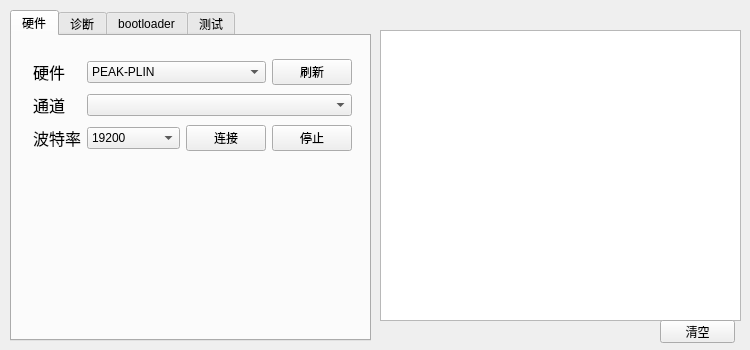
<?xml version="1.0" encoding="UTF-8"?>
<ui version="4.0">
 <class>PLinBootloaderClass</class>
 <widget class="QMainWindow" name="PLinBootloaderClass">
  <property name="geometry">
   <rect>
    <x>0</x>
    <y>0</y>
    <width>750</width>
    <height>350</height>
   </rect>
  </property>
  <property name="sizePolicy">
   <sizepolicy hsizetype="Fixed" vsizetype="Fixed">
    <horstretch>0</horstretch>
    <verstretch>0</verstretch>
   </sizepolicy>
  </property>
  <property name="minimumSize">
   <size>
    <width>750</width>
    <height>350</height>
   </size>
  </property>
  <property name="maximumSize">
   <size>
    <width>750</width>
    <height>350</height>
   </size>
  </property>
  <property name="windowTitle">
   <string>PLinBootloader</string>
  </property>
  <property name="windowIcon">
   <iconset>
    <normaloff>E:/文档/其它文档/image/201820323009650610.png</normaloff>E:/文档/其它文档/image/201820323009650610.png</iconset>
  </property>
  <widget class="QWidget" name="centralWidget">
   <widget class="QTabWidget" name="tabWidget">
    <property name="enabled">
     <bool>true</bool>
    </property>
    <property name="geometry">
     <rect>
      <x>10</x>
      <y>10</y>
      <width>361</width>
      <height>331</height>
     </rect>
    </property>
    <property name="currentIndex">
     <number>0</number>
    </property>
    <property name="tabBarAutoHide">
     <bool>false</bool>
    </property>
    <widget class="QWidget" name="tab">
     <attribute name="title">
      <string>硬件</string>
     </attribute>
     <widget class="QWidget" name="layoutWidget">
      <property name="geometry">
       <rect>
        <x>10</x>
        <y>10</y>
        <width>341</width>
        <height>121</height>
       </rect>
      </property>
      <layout class="QGridLayout" name="gridLayout">
       <item row="0" column="0">
        <widget class="QLabel" name="label">
         <property name="sizePolicy">
          <sizepolicy hsizetype="Preferred" vsizetype="Preferred">
           <horstretch>0</horstretch>
           <verstretch>0</verstretch>
          </sizepolicy>
         </property>
         <property name="font">
          <font>
           <family>微软雅黑</family>
           <pointsize>12</pointsize>
           <weight>50</weight>
           <bold>false</bold>
          </font>
         </property>
         <property name="text">
          <string>硬件</string>
         </property>
        </widget>
       </item>
       <item row="0" column="1" colspan="3">
        <widget class="QComboBox" name="cbbSelectHW">
         <item>
          <property name="text">
           <string>PEAK-PLIN</string>
          </property>
         </item>
        </widget>
       </item>
       <item row="0" column="4">
        <widget class="QPushButton" name="btnFresh">
         <property name="text">
          <string>刷新</string>
         </property>
        </widget>
       </item>
       <item row="1" column="0">
        <widget class="QLabel" name="label_2">
         <property name="sizePolicy">
          <sizepolicy hsizetype="Preferred" vsizetype="Preferred">
           <horstretch>0</horstretch>
           <verstretch>0</verstretch>
          </sizepolicy>
         </property>
         <property name="font">
          <font>
           <family>微软雅黑</family>
           <pointsize>12</pointsize>
           <weight>50</weight>
           <bold>false</bold>
          </font>
         </property>
         <property name="text">
          <string>通道</string>
         </property>
        </widget>
       </item>
       <item row="2" column="0">
        <widget class="QLabel" name="label_3">
         <property name="sizePolicy">
          <sizepolicy hsizetype="Preferred" vsizetype="Preferred">
           <horstretch>0</horstretch>
           <verstretch>0</verstretch>
          </sizepolicy>
         </property>
         <property name="font">
          <font>
           <family>微软雅黑</family>
           <pointsize>12</pointsize>
           <weight>50</weight>
           <bold>false</bold>
          </font>
         </property>
         <property name="text">
          <string>波特率</string>
         </property>
        </widget>
       </item>
       <item row="1" column="1" colspan="4">
        <widget class="QComboBox" name="cbbSelectChenal"/>
       </item>
       <item row="2" column="1" colspan="2">
        <widget class="QComboBox" name="cbbSelectBaudrate">
         <item>
          <property name="text">
           <string>19200</string>
          </property>
         </item>
        </widget>
       </item>
       <item row="2" column="3">
        <widget class="QPushButton" name="btnConnect">
         <property name="text">
          <string>连接</string>
         </property>
        </widget>
       </item>
       <item row="2" column="4">
        <widget class="QPushButton" name="btnStop">
         <property name="text">
          <string>停止</string>
         </property>
        </widget>
       </item>
      </layout>
     </widget>
    </widget>
    <widget class="QWidget" name="tab_2">
     <attribute name="title">
      <string>诊断</string>
     </attribute>
     <widget class="QPushButton" name="btn_BootMode">
      <property name="geometry">
       <rect>
        <x>100</x>
        <y>230</y>
        <width>75</width>
        <height>23</height>
       </rect>
      </property>
      <property name="text">
       <string>BootMode</string>
      </property>
     </widget>
     <widget class="QPushButton" name="btn_AppMode">
      <property name="geometry">
       <rect>
        <x>10</x>
        <y>230</y>
        <width>75</width>
        <height>23</height>
       </rect>
      </property>
      <property name="text">
       <string>AppMode</string>
      </property>
     </widget>
     <widget class="QPushButton" name="bnt_Unlock">
      <property name="geometry">
       <rect>
        <x>190</x>
        <y>230</y>
        <width>75</width>
        <height>23</height>
       </rect>
      </property>
      <property name="text">
       <string>解锁</string>
      </property>
     </widget>
     <widget class="QWidget" name="layoutWidget">
      <property name="geometry">
       <rect>
        <x>10</x>
        <y>10</y>
        <width>331</width>
        <height>197</height>
       </rect>
      </property>
      <layout class="QGridLayout" name="gridLayout_3" columnstretch="2,5">
       <property name="horizontalSpacing">
        <number>20</number>
       </property>
       <property name="verticalSpacing">
        <number>10</number>
       </property>
       <item row="0" column="0">
        <widget class="QPushButton" name="btnDID_ReadSW">
         <property name="text">
          <string>软件版本号</string>
         </property>
        </widget>
       </item>
       <item row="2" column="0">
        <widget class="QPushButton" name="btnDID_ReadBoot">
         <property name="text">
          <string>Boot版本号</string>
         </property>
        </widget>
       </item>
       <item row="1" column="0">
        <widget class="QPushButton" name="btnDID_ReadHW">
         <property name="text">
          <string>硬件版本号</string>
         </property>
        </widget>
       </item>
       <item row="1" column="1">
        <widget class="QLabel" name="lbl_DIDHW">
         <property name="sizePolicy">
          <sizepolicy hsizetype="Preferred" vsizetype="Preferred">
           <horstretch>0</horstretch>
           <verstretch>0</verstretch>
          </sizepolicy>
         </property>
         <property name="font">
          <font>
           <family>微软雅黑</family>
           <pointsize>12</pointsize>
           <weight>50</weight>
           <bold>false</bold>
          </font>
         </property>
         <property name="frameShape">
          <enum>QFrame::StyledPanel</enum>
         </property>
         <property name="text">
          <string/>
         </property>
        </widget>
       </item>
       <item row="3" column="1">
        <widget class="QLabel" name="lbl_DIDPART">
         <property name="sizePolicy">
          <sizepolicy hsizetype="Preferred" vsizetype="Preferred">
           <horstretch>0</horstretch>
           <verstretch>0</verstretch>
          </sizepolicy>
         </property>
         <property name="font">
          <font>
           <family>微软雅黑</family>
           <pointsize>12</pointsize>
           <weight>50</weight>
           <bold>false</bold>
          </font>
         </property>
         <property name="frameShape">
          <enum>QFrame::StyledPanel</enum>
         </property>
         <property name="text">
          <string/>
         </property>
        </widget>
       </item>
       <item row="0" column="1">
        <widget class="QLabel" name="lbl_DIDSW">
         <property name="sizePolicy">
          <sizepolicy hsizetype="Preferred" vsizetype="Preferred">
           <horstretch>0</horstretch>
           <verstretch>0</verstretch>
          </sizepolicy>
         </property>
         <property name="font">
          <font>
           <family>微软雅黑</family>
           <pointsize>12</pointsize>
           <weight>50</weight>
           <bold>false</bold>
          </font>
         </property>
         <property name="styleSheet">
          <string notr="true">border-color: rgb(111, 111, 111);</string>
         </property>
         <property name="frameShape">
          <enum>QFrame::StyledPanel</enum>
         </property>
         <property name="frameShadow">
          <enum>QFrame::Plain</enum>
         </property>
         <property name="text">
          <string/>
         </property>
        </widget>
       </item>
       <item row="2" column="1">
        <widget class="QLabel" name="lbl_DIDBOOT">
         <property name="sizePolicy">
          <sizepolicy hsizetype="Preferred" vsizetype="Preferred">
           <horstretch>0</horstretch>
           <verstretch>0</verstretch>
          </sizepolicy>
         </property>
         <property name="font">
          <font>
           <family>微软雅黑</family>
           <pointsize>12</pointsize>
           <weight>50</weight>
           <bold>false</bold>
          </font>
         </property>
         <property name="frameShape">
          <enum>QFrame::StyledPanel</enum>
         </property>
         <property name="text">
          <string/>
         </property>
        </widget>
       </item>
       <item row="4" column="0">
        <widget class="QPushButton" name="btnDID_ReadModel">
         <property name="text">
          <string>型号</string>
         </property>
        </widget>
       </item>
       <item row="3" column="0">
        <widget class="QPushButton" name="btnDID_ReadPartnum">
         <property name="text">
          <string>客户件号</string>
         </property>
        </widget>
       </item>
       <item row="4" column="1">
        <widget class="QLabel" name="lbl_DIDMODEL">
         <property name="sizePolicy">
          <sizepolicy hsizetype="Preferred" vsizetype="Preferred">
           <horstretch>0</horstretch>
           <verstretch>0</verstretch>
          </sizepolicy>
         </property>
         <property name="font">
          <font>
           <family>微软雅黑</family>
           <pointsize>12</pointsize>
           <weight>50</weight>
           <bold>false</bold>
          </font>
         </property>
         <property name="frameShape">
          <enum>QFrame::StyledPanel</enum>
         </property>
         <property name="text">
          <string/>
         </property>
        </widget>
       </item>
      </layout>
     </widget>
    </widget>
    <widget class="QWidget" name="tab_3">
     <attribute name="title">
      <string>bootloader</string>
     </attribute>
     <widget class="QLineEdit" name="line_fileaddress">
      <property name="geometry">
       <rect>
        <x>10</x>
        <y>40</y>
        <width>331</width>
        <height>20</height>
       </rect>
      </property>
     </widget>
     <widget class="QLabel" name="lbl_lable_5">
      <property name="geometry">
       <rect>
        <x>10</x>
        <y>10</y>
        <width>171</width>
        <height>21</height>
       </rect>
      </property>
      <property name="sizePolicy">
       <sizepolicy hsizetype="Preferred" vsizetype="Preferred">
        <horstretch>0</horstretch>
        <verstretch>0</verstretch>
       </sizepolicy>
      </property>
      <property name="font">
       <font>
        <family>微软雅黑</family>
        <pointsize>12</pointsize>
        <weight>50</weight>
        <bold>false</bold>
       </font>
      </property>
      <property name="text">
       <string>选择app文件</string>
      </property>
     </widget>
     <widget class="QPushButton" name="btnSelectAppFile">
      <property name="geometry">
       <rect>
        <x>250</x>
        <y>10</y>
        <width>75</width>
        <height>23</height>
       </rect>
      </property>
      <property name="text">
       <string>...</string>
      </property>
     </widget>
     <widget class="QPushButton" name="btnOneKeyBoot">
      <property name="geometry">
       <rect>
        <x>80</x>
        <y>270</y>
        <width>191</width>
        <height>23</height>
       </rect>
      </property>
      <property name="text">
       <string>一键bootloader</string>
      </property>
     </widget>
     <widget class="QWidget" name="layoutWidget">
      <property name="geometry">
       <rect>
        <x>20</x>
        <y>70</y>
        <width>311</width>
        <height>131</height>
       </rect>
      </property>
      <layout class="QGridLayout" name="gridLayout_2">
       <item row="0" column="1">
        <widget class="QLabel" name="lbl_DIDSW_2">
         <property name="sizePolicy">
          <sizepolicy hsizetype="Preferred" vsizetype="Preferred">
           <horstretch>0</horstretch>
           <verstretch>0</verstretch>
          </sizepolicy>
         </property>
         <property name="font">
          <font>
           <family>微软雅黑</family>
           <pointsize>12</pointsize>
           <weight>50</weight>
           <bold>false</bold>
          </font>
         </property>
         <property name="frameShape">
          <enum>QFrame::StyledPanel</enum>
         </property>
         <property name="text">
          <string/>
         </property>
        </widget>
       </item>
       <item row="2" column="1">
        <widget class="QLabel" name="lbl_DIDBOOT_2">
         <property name="sizePolicy">
          <sizepolicy hsizetype="Preferred" vsizetype="Preferred">
           <horstretch>0</horstretch>
           <verstretch>0</verstretch>
          </sizepolicy>
         </property>
         <property name="font">
          <font>
           <family>微软雅黑</family>
           <pointsize>12</pointsize>
           <weight>50</weight>
           <bold>false</bold>
          </font>
         </property>
         <property name="frameShape">
          <enum>QFrame::StyledPanel</enum>
         </property>
         <property name="text">
          <string/>
         </property>
        </widget>
       </item>
       <item row="2" column="0">
        <widget class="QLabel" name="lbl_lable_3">
         <property name="sizePolicy">
          <sizepolicy hsizetype="Preferred" vsizetype="Preferred">
           <horstretch>0</horstretch>
           <verstretch>0</verstretch>
          </sizepolicy>
         </property>
         <property name="font">
          <font>
           <family>微软雅黑</family>
           <pointsize>12</pointsize>
           <weight>50</weight>
           <bold>false</bold>
          </font>
         </property>
         <property name="text">
          <string>boot版本号</string>
         </property>
        </widget>
       </item>
       <item row="1" column="0">
        <widget class="QLabel" name="lbl_lable_2">
         <property name="sizePolicy">
          <sizepolicy hsizetype="Preferred" vsizetype="Preferred">
           <horstretch>0</horstretch>
           <verstretch>0</verstretch>
          </sizepolicy>
         </property>
         <property name="font">
          <font>
           <family>微软雅黑</family>
           <pointsize>12</pointsize>
           <weight>50</weight>
           <bold>false</bold>
          </font>
         </property>
         <property name="text">
          <string>硬件版本号</string>
         </property>
        </widget>
       </item>
       <item row="1" column="1">
        <widget class="QLabel" name="lbl_DIDHW_2">
         <property name="sizePolicy">
          <sizepolicy hsizetype="Preferred" vsizetype="Preferred">
           <horstretch>0</horstretch>
           <verstretch>0</verstretch>
          </sizepolicy>
         </property>
         <property name="font">
          <font>
           <family>微软雅黑</family>
           <pointsize>12</pointsize>
           <weight>50</weight>
           <bold>false</bold>
          </font>
         </property>
         <property name="frameShape">
          <enum>QFrame::StyledPanel</enum>
         </property>
         <property name="text">
          <string/>
         </property>
        </widget>
       </item>
       <item row="3" column="0">
        <widget class="QLabel" name="lbl_lable_4">
         <property name="sizePolicy">
          <sizepolicy hsizetype="Preferred" vsizetype="Preferred">
           <horstretch>0</horstretch>
           <verstretch>0</verstretch>
          </sizepolicy>
         </property>
         <property name="font">
          <font>
           <family>微软雅黑</family>
           <pointsize>12</pointsize>
           <weight>50</weight>
           <bold>false</bold>
          </font>
         </property>
         <property name="text">
          <string>更新后软件版本号</string>
         </property>
        </widget>
       </item>
       <item row="0" column="0">
        <widget class="QLabel" name="lbl_lable_1">
         <property name="sizePolicy">
          <sizepolicy hsizetype="Preferred" vsizetype="Preferred">
           <horstretch>0</horstretch>
           <verstretch>0</verstretch>
          </sizepolicy>
         </property>
         <property name="font">
          <font>
           <family>微软雅黑</family>
           <pointsize>12</pointsize>
           <weight>50</weight>
           <bold>false</bold>
          </font>
         </property>
         <property name="text">
          <string>软件版本号</string>
         </property>
        </widget>
       </item>
       <item row="3" column="1">
        <widget class="QLabel" name="lbl_DIDSW_3">
         <property name="sizePolicy">
          <sizepolicy hsizetype="Preferred" vsizetype="Preferred">
           <horstretch>0</horstretch>
           <verstretch>0</verstretch>
          </sizepolicy>
         </property>
         <property name="font">
          <font>
           <family>微软雅黑</family>
           <pointsize>12</pointsize>
           <weight>50</weight>
           <bold>false</bold>
          </font>
         </property>
         <property name="frameShape">
          <enum>QFrame::StyledPanel</enum>
         </property>
         <property name="text">
          <string/>
         </property>
        </widget>
       </item>
      </layout>
     </widget>
     <widget class="QProgressBar" name="progressBar">
      <property name="geometry">
       <rect>
        <x>20</x>
        <y>220</y>
        <width>311</width>
        <height>23</height>
       </rect>
      </property>
      <property name="value">
       <number>0</number>
      </property>
     </widget>
    </widget>
    <widget class="QWidget" name="tab_4">
     <attribute name="title">
      <string>测试</string>
     </attribute>
     <widget class="QLabel" name="label_6">
      <property name="geometry">
       <rect>
        <x>30</x>
        <y>30</y>
        <width>31</width>
        <height>21</height>
       </rect>
      </property>
      <property name="text">
       <string>遍历</string>
      </property>
     </widget>
     <widget class="QWidget" name="layoutWidget">
      <property name="geometry">
       <rect>
        <x>80</x>
        <y>30</y>
        <width>261</width>
        <height>25</height>
       </rect>
      </property>
      <layout class="QHBoxLayout" name="horizontalLayout">
       <item>
        <widget class="QLabel" name="label_4">
         <property name="text">
          <string>从</string>
         </property>
        </widget>
       </item>
       <item>
        <widget class="QLineEdit" name="lineID1">
         <property name="text">
          <string/>
         </property>
        </widget>
       </item>
       <item>
        <widget class="QLabel" name="label_5">
         <property name="text">
          <string>到</string>
         </property>
        </widget>
       </item>
       <item>
        <widget class="QLineEdit" name="lineID2"/>
       </item>
       <item>
        <widget class="QPushButton" name="btnErgodic">
         <property name="text">
          <string>遍历</string>
         </property>
        </widget>
       </item>
      </layout>
     </widget>
    </widget>
   </widget>
   <widget class="QTextBrowser" name="textBrowser">
    <property name="geometry">
     <rect>
      <x>380</x>
      <y>30</y>
      <width>361</width>
      <height>291</height>
     </rect>
    </property>
   </widget>
   <widget class="QPushButton" name="btnClear">
    <property name="geometry">
     <rect>
      <x>660</x>
      <y>320</y>
      <width>75</width>
      <height>23</height>
     </rect>
    </property>
    <property name="text">
     <string>清空</string>
    </property>
   </widget>
  </widget>
 </widget>
 <layoutdefault spacing="6" margin="11"/>
 <resources>
  <include location="PLinBootloader.qrc"/>
 </resources>
 <connections/>
 <slots>
  <slot>clicked()</slot>
 </slots>
</ui>
